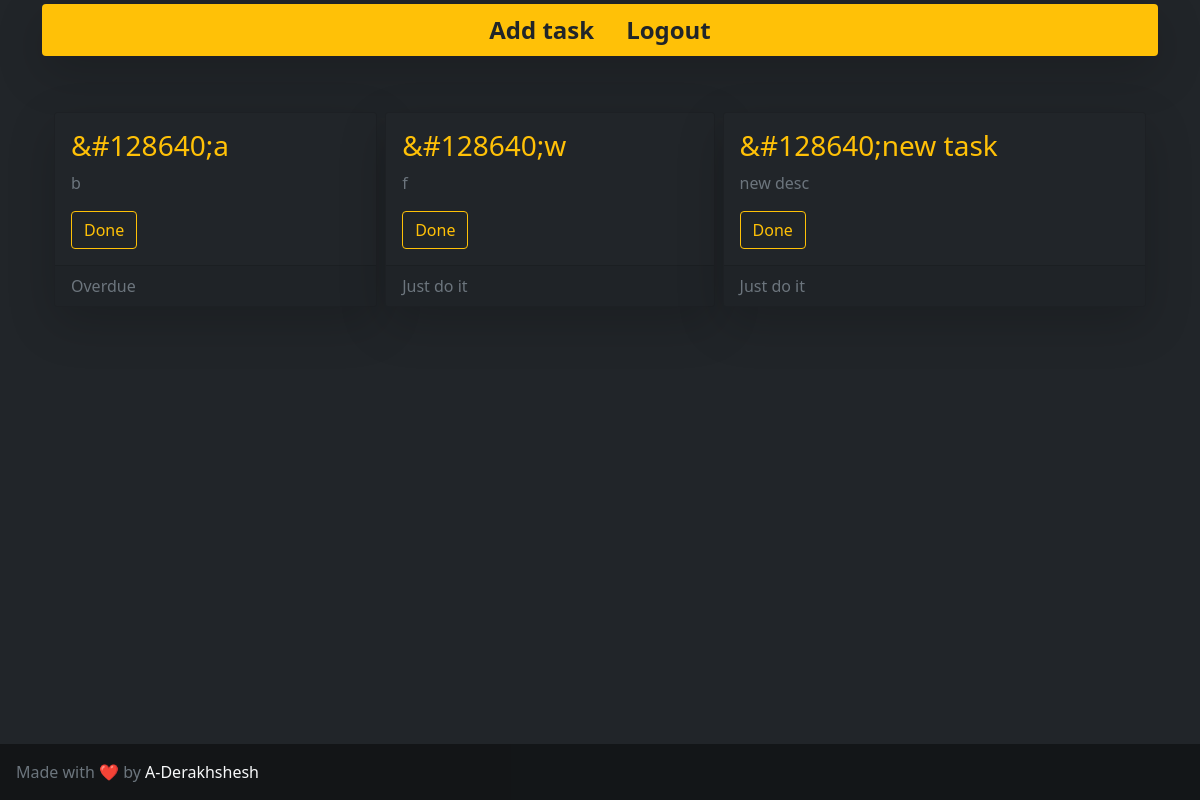
The app's page / (signed in) with its own data.
### tables this page shows
CREATE TABLE task(
    task_id INTEGER NOT NULL PRIMARY KEY AUTOINCREMENT,
    task_name TEXT NOT NULL,
    task_desc TEXT NOT NULL,
    task_emoji TEXT NOT NULL,
    task_color INTEGER DEFAULT 0,
    deadline_isactive INTEGER DEFAULT 0,
    task_deadline TIMESTAMP DEFAULT NULL,

    task_owner INTEGER NOT NULL,
    FOREIGN KEY (task_owner) REFERENCES user (user_id)
);

CREATE TABLE user(
    user_id INTEGER NOT NULL PRIMARY KEY AUTOINCREMENT,
    invite_code TEXT NOT NULL UNIQUE,
    password TEXT DEFAULT NULL
, diff REAL DEFAULT 0);

### app/main/views.py (the view)
@main.route('/')
@login_required
def index():
    user_id = current_user.get_id()
    task_list = database().get_all_user_tasks(user_id)
    connection = database().get_connection()
    result = connection.execute("SELECT diff FROM user WHERE user_id = ?",
                       [user_id]).fetchone()
    connection.close()
    print("@"*10)
    print(type(result['diff']))
    print("$"*10)
    print(result['diff'])
    if result is not None:
        return render_template('index.html', task_list=task_list, diff=result['diff'])
    else:
        return render_template('index.html', task_list=task_list, diff="Nothing")

### app/db_work.py (called while the page is built)
    def get_connection(self):
        connection = sqlite3.connect(current_app.config['SQL_DATABASE_URL'])
        connection.row_factory = sqlite3.Row
        return connection

    def get_all_user_tasks(self, user_id):
        connection = self.get_connection()
        task_list = connection.execute("SELECT * FROM task WHERE task_owner=?",
                           [user_id]).fetchall()
        connection.close()
        return task_list

### app/user.py (called while the page is built)
@login_manager.user_loader
def load_user(ticket_number):
    connection = database().get_connection()
    cursor = connection.cursor()
    user = cursor.execute("SELECT * FROM user WHERE user_id = ?", (ticket_number,)).fetchone()
    if user is None:
        return None
    else:
        return User(int(user['user_id']), user['password'])

    def get_id(self):
        return self.id

### app/templates/index.html (shortened to what this page needs)
{% extends "base.html" %}
{% block menu_item %}
<a href="{{ url_for('main.add_task') }}" class="nav-link text-dark" style="font-size: 1.5rem;font-weight: bold;">Add task</a>
<a href="{{ url_for('main.logout') }}" class="nav-link text-dark" style="font-size: 1.5rem;font-weight: bold;">Logout</a>
{% endblock %}
{% block main %}
<div class="d-flex flex-wrap rounded p-2">
  {% if not task_list[0] %}
  <h1 class="text-light">There is nothing to do</h1>
  {% else %}
    {% for task in task_list %}
      <div class="card flex-fill me-1 ms-1 mb-2 bg-dark shadow-lg">
        <div class="card-body">
          {% if task['task_color']==0 %}
            <h3 class="card-title text-warning">&{{ task['task_emoji'] }};{{ task['task_name'] }}</h3>
          {% endif %}
          <p class="card-text text-secondary">{{ task['task_desc'] }}</p>
          <a href="{{ url_for('main.delete', task_id = task['task_id']) }}" class="btn btn-outline-warning">Done</a>
        </div>
        <div class="card-footer text-muted">
          {% if task['deadline_isactive'] == 1 %}
            {{ time_to(task['task_deadline'], diff) }}
          {% elif task['deadline_isactive'] == 0 %}
            Just do it
          {% endif %}
        </div>
      </div>
    {% endfor %}
  {% endif %}
</div>
<br>
<br>
{% endblock %}

### app/templates/base.html (shortened to what this page needs)
<!doctype html>
<html lang="en">
  <head>
    <link href="https://cdn.jsdelivr.net/npm/bootstrap@5.0.2/dist/css/bootstrap.min.css" rel="stylesheet">
  </head>
  <body class="bg-dark">
    <div class="container">
      <div class="mt-1 d-flex bg-warning rounded justify-content-center shadow-lg">
        {% block menu_item %}
        {% endblock %}
      </div>
      <br>
      <br>
      {% block main %}{% endblock %}
      <footer class="text-lg-start fixed-bottom" style="background-color: rgba(0, 0, 0, 0.418);">
        <div class="p-3 text-secondary">
          Made with ❤️ by
          <a class="text-light" target="_blank" style="text-decoration: none;" href="https://github.com/alidr79">A-Derakhshesh</a>
        </div>
      </footer>
    </div>
  </body>
</html>

### records on screen
task: task_emoji "#128640", task_name "a", task_desc "b", task_deadline.diff "Overdue"
task: task_emoji "#128640", task_name "w", task_desc "f", deadline_isactive "Just do it"
task: task_emoji "#128640", task_name "new task", task_desc "new desc", deadline_isactive "Just do it"
